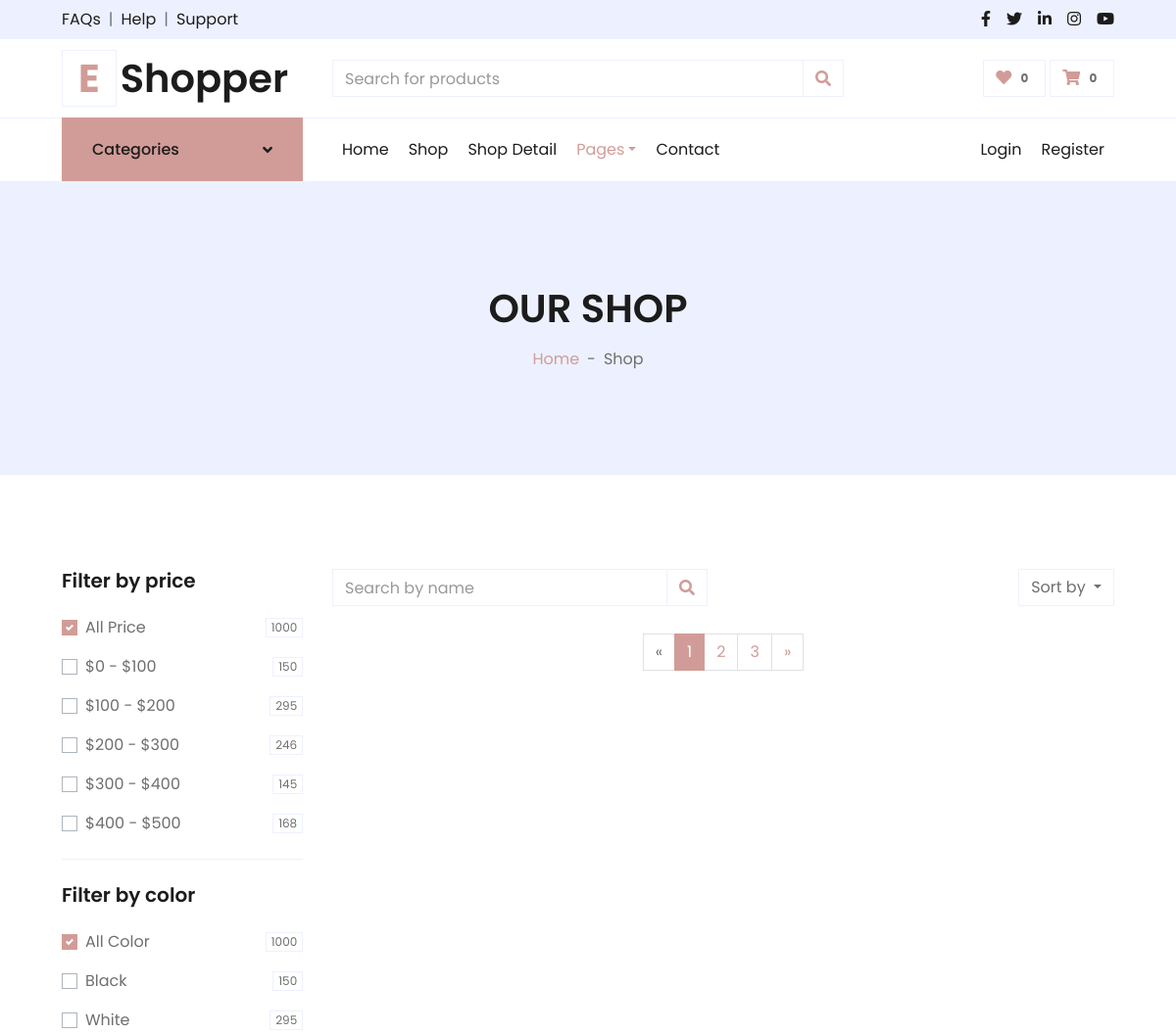
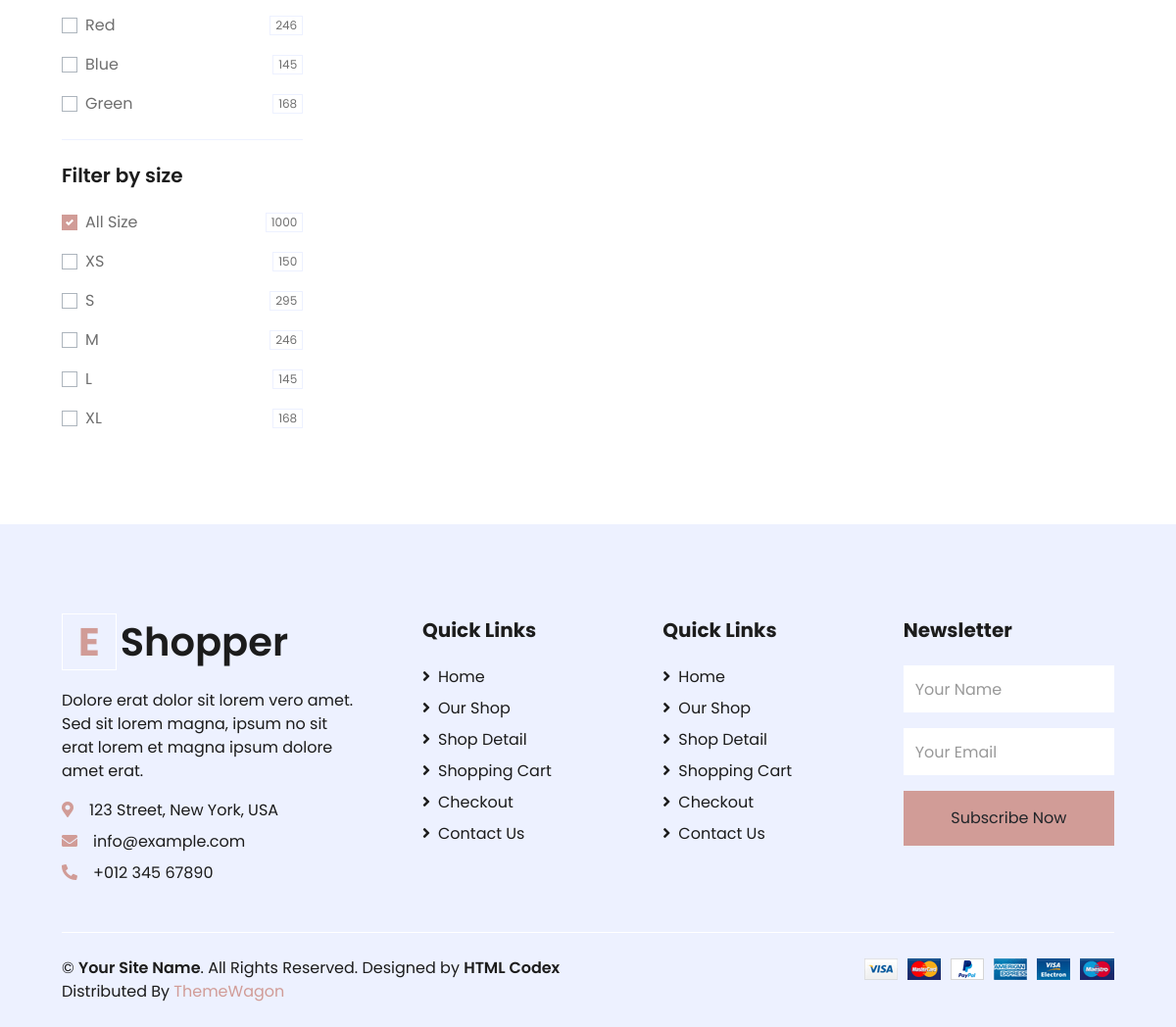
Page /shop?order=popularity on the earlier database version (2 pictures, top to bottom).
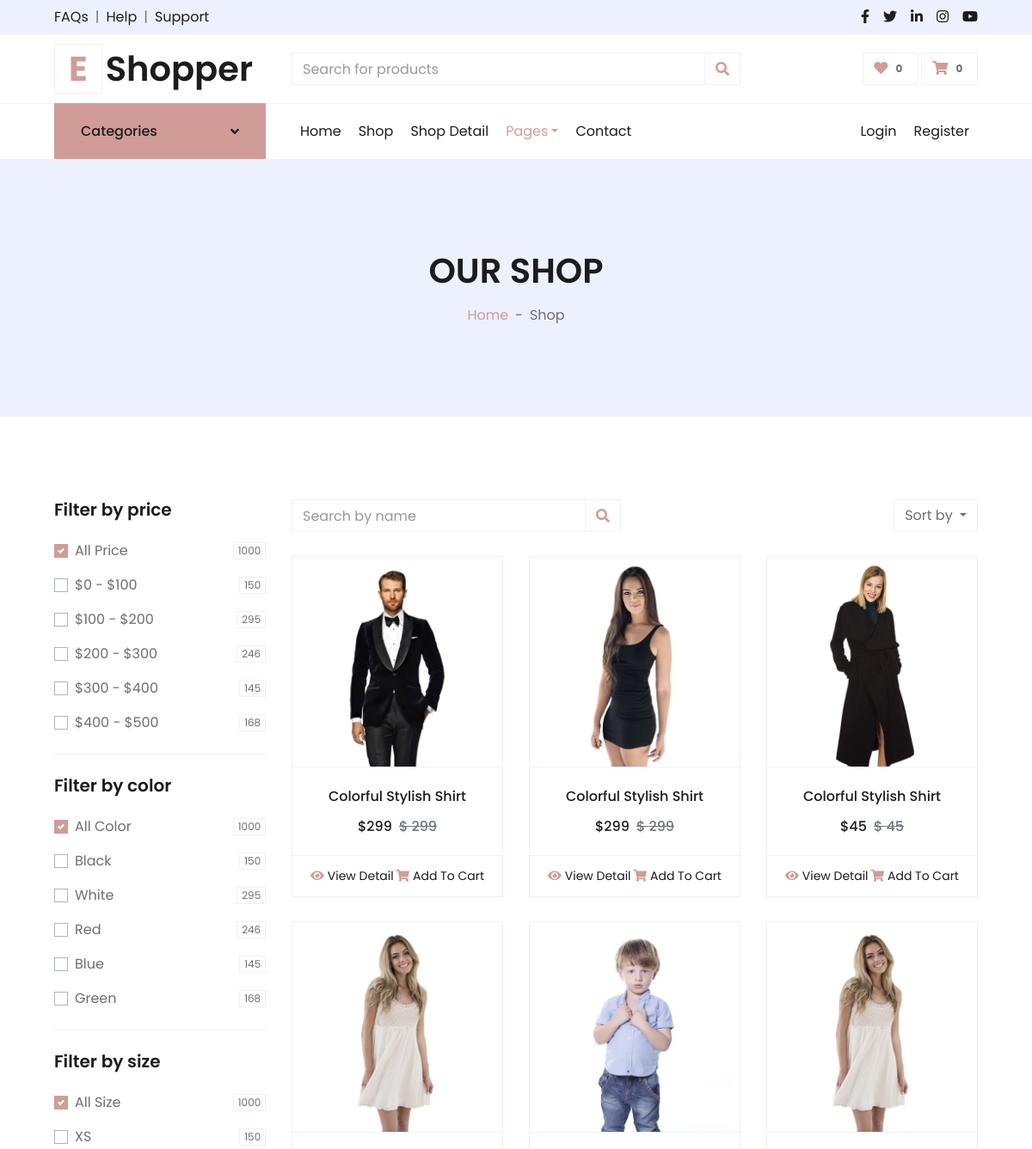
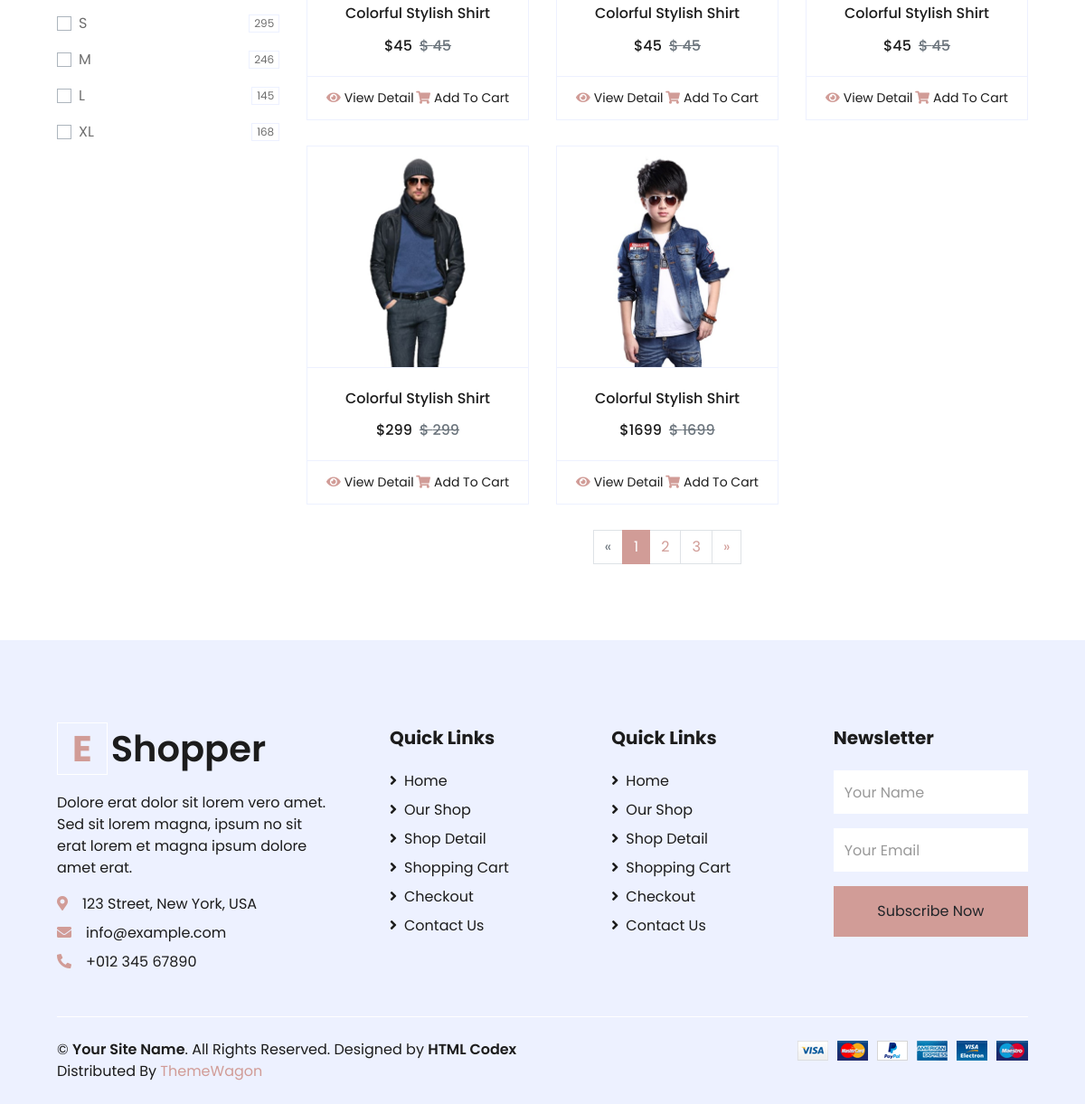
Same page on the later database version (2 pictures, top to bottom).
### app/models.py (models this page shows)
class Product(models.Model):
    date = models.DateField()
    popularity = models.IntegerField()
    rating = models.IntegerField()
    name = models.CharField(max_length=50)
    price = models.IntegerField()
    img_name = models.CharField(max_length=100)

### app/views.py (the view)
# urls.py: path('shop',views.shop,name='shop'),
def shop(r):
    try:
        order = r.GET.get('order')
        order_by = r.GET.get("order_by")
        if order_by is None:order_by="year"
        if order is None:order='date'
        if order=="date":
            increasing=True
            products = Product.objects.annotate(year_field=Extract("date",order_by))
            lst_ = []
            for i in products:
                lst_.append({"product":i,"order_by_value":i.year_field})
            lst_ =sorted(lst_,key=lambda d:d["order_by_value"],reverse=increasing)
            i=0
            lst__=[]
            while i<len(products):lst__.append(lst_[i]["product"]);i+=1
            products=lst__
        elif order=="popularity":
            products = Product.objects.order_by("popularity")
            if order_by=="descending":
                products=products.reverse()
        else:
            products=Product.objects.order_by("rating")
            if order_by=="descending":
                products=products.reverse()
        return render(r,'shop.html',{
            "products":products
        })
    except Exception as e:
        return render(r,"shop.html",{
            "products":Product.objects.all()
        })

### app/templates/shop.html (shortened to what the changed rows need)
{% extends "layout.html" %}
{% load static %}
{% block content %}
    <div class="container-fluid bg-secondary mb-5">
        <div class="d-flex flex-column align-items-center justify-content-center" style="min-height: 300px">
            <h1 class="font-weight-semi-bold text-uppercase mb-3">Our Shop</h1>
        </div>
    </div>
    <div class="container-fluid pt-5">
        <div class="row px-xl-5">
            <div class="col-lg-9 col-md-12">
                <div class="row pb-3">
                    {% for product in products %}
                        <div class="col-lg-4 col-md-6 col-sm-12 pb-1">
                            <div class="card product-item border-0 mb-4">
                                <div class="card-header product-img position-relative overflow-hidden bg-transparent border p-0">
                                    <img class="img-fluid w-100" src="{% static "img/"|add:product.img_name %}" alt="">
                                </div>
                                <div class="card-body border-left border-right text-center p-0 pt-4 pb-3">
                                    <h6 class="text-truncate mb-3"> {{product.name}} </h6>
                                    <div class="d-flex justify-content-center">
                                        <h6>${{product.price}} </h6><h6 class="text-muted ml-2"><del>$ {{product.price}} </del></h6>
                                    </div>
                                </div>
                                <div class="card-footer d-flex justify-content-between bg-light border">
                                    <a href="" class="btn btn-sm text-dark p-0"><i class="fas fa-eye text-primary mr-1"></i>View Detail</a>
                                    <a href="" class="btn btn-sm text-dark p-0"><i class="fas fa-shopping-cart text-primary mr-1"></i>Add To Cart</a>
                                </div>
                            </div>
                        </div>
                    {% endfor %}
                </div>
            </div>
        </div>
    </div>
{% endblock content %}

Differences in the rows shown:
added Product: img_name (picture), name "Colorful Stylish Shirt", price "299"
added Product: img_name (picture), name "Colorful Stylish Shirt", price "299"
added Product: img_name (picture), name "Colorful Stylish Shirt", price "45"
added Product: img_name (picture), name "Colorful Stylish Shirt", price "45"
added Product: img_name (picture), name "Colorful Stylish Shirt", price "45"
added Product: img_name (picture), name "Colorful Stylish Shirt", price "45"
added Product: img_name (picture), name "Colorful Stylish Shirt", price "299"
added Product: img_name (picture), name "Colorful Stylish Shirt", price "1699"
